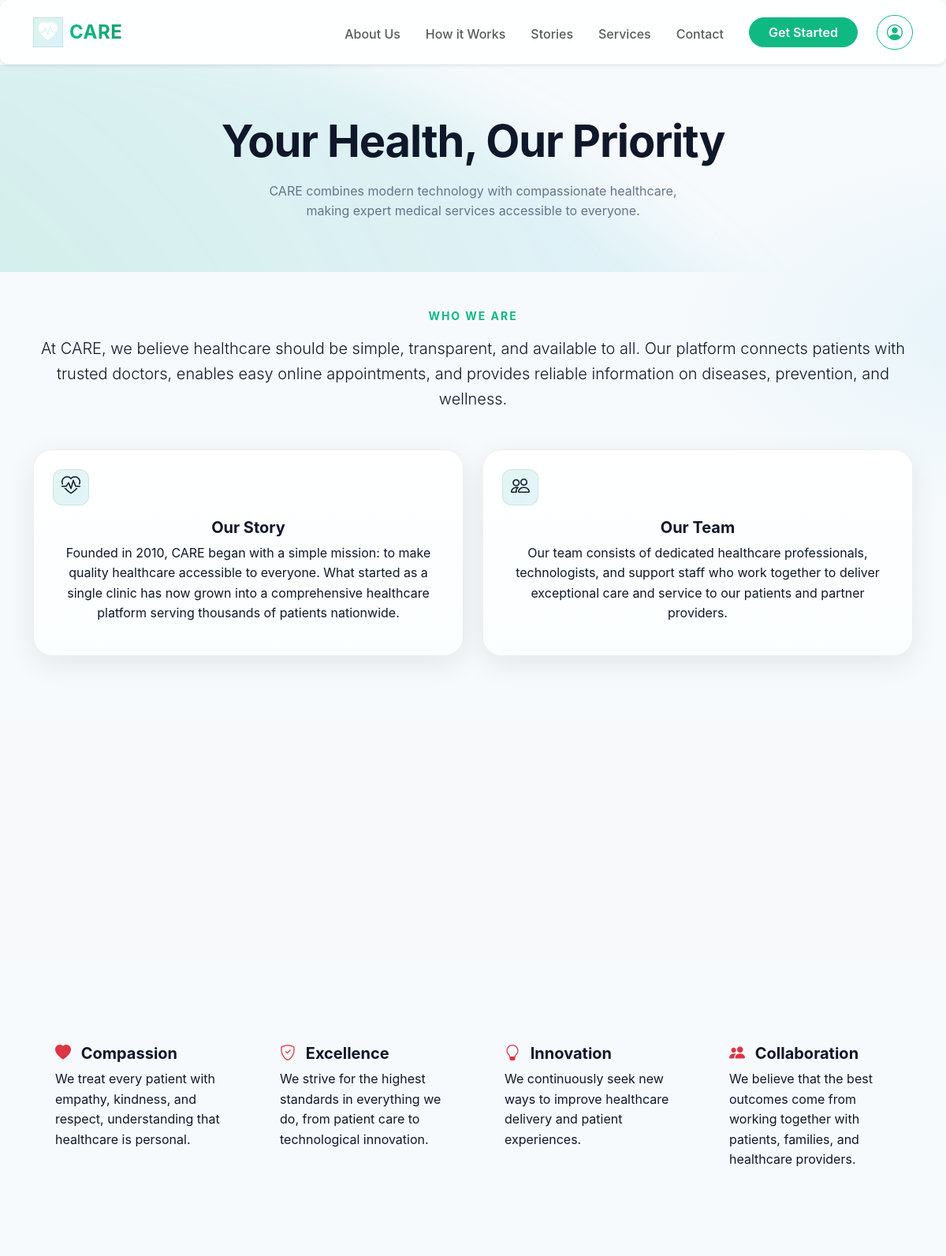
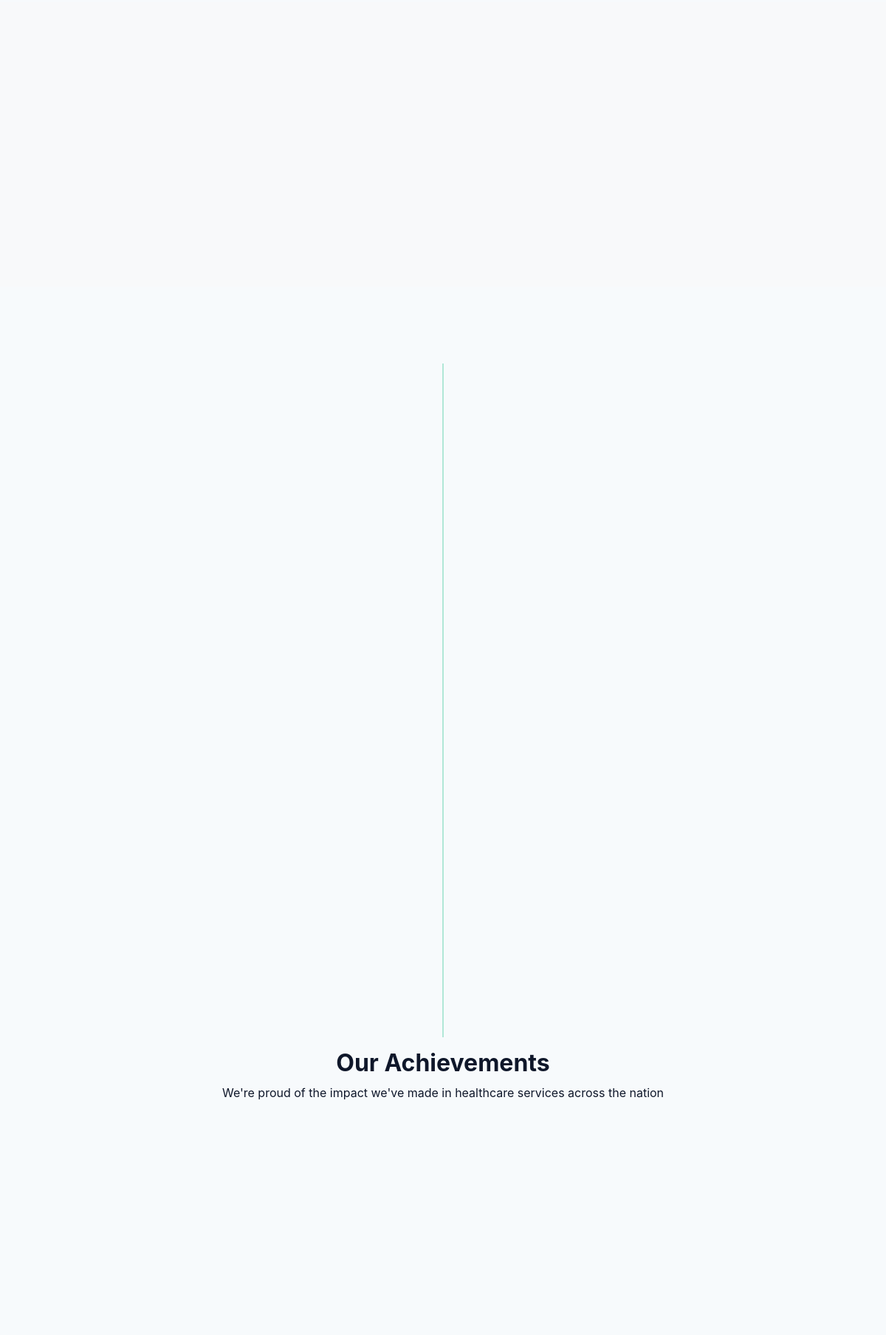
Page /about.php (upper part) on the committed database (2 pictures, top to bottom).
### tables this page shows
CREATE TABLE `who_we_are` (
  `id` int(11) NOT NULL,
  `title` varchar(255) NOT NULL,
  `description` text NOT NULL,
  `icon` varchar(100) DEFAULT NULL,
  `created_at` timestamp NOT NULL DEFAULT current_timestamp()
);

CREATE TABLE `values_section` (
  `id` int(11) NOT NULL,
  `title` varchar(255) NOT NULL,
  `description` text NOT NULL,
  `icon` varchar(100) DEFAULT NULL,
  `created_at` timestamp NOT NULL DEFAULT current_timestamp()
);

### about.php (the view, shortened to what this page needs)
<!DOCTYPE html>
<html lang="en">
<head>
  <link href="https://cdn.jsdelivr.net/npm/bootstrap@5.3.2/dist/css/bootstrap.min.css" rel="stylesheet">
  <link rel="stylesheet" href="https://cdn.jsdelivr.net/npm/bootstrap-icons@1.10.5/font/bootstrap-icons.css">
</head>
<body>
 <?php
 include "navbar.php";
 require 'db.php';
 ?>
  <section class="hero py-5 text-center">
    <div class="blob"></div>
    <div class="container position-relative">
      <h1 class="display-4 fw-bold mt-3">Your Health, Our Priority</h1>
      <p class="sub mx-auto mt-3">
        CARE combines modern technology with compassionate healthcare, making expert medical services accessible to everyone.
      </p>
    </div>
  </section>
  <section class="py-5">
    <div class="container text-center">
      <h2 class="eyebrow">Who We Are</h2>
      <p class="lead mt-3">
        At CARE, we believe healthcare should be simple, transparent, and available to all.
        Our platform connects patients with trusted doctors, enables easy online appointments,
        and provides reliable information on diseases, prevention, and wellness.
      </p>
      <div class="row mt-5">
        <?php
        $whoRes = $conn->query("SELECT * FROM who_we_are");
        while($row = $whoRes->fetch_assoc()):
        ?>
        <div class="col-md-6 mb-4">
          <div class="feature-card p-4 h-100">
            <div class="icon-pill mb-3"><i class="<?= htmlspecialchars($row['icon']) ?> fs-4"></i></div>
            <h5><?= htmlspecialchars($row['title']) ?></h5>
            <p><?= htmlspecialchars($row['description']) ?></p>
          </div>
        </div>
        <?php endwhile; ?>
      </div>
    </div>
  </section>
  <section class="py-5 bg-light">
    <div class="container">
      <div class="row g-4 text-center">
        <?php
        $mvRes = $conn->query("SELECT * FROM mission_vision");
        while($row = $mvRes->fetch_assoc()):
        ?>
        <div class="col-md-6">
        </div>
        <?php endwhile; ?>
      </div>
    </div>
  </section>
  <section class="py-5">
    <div class="container">
      <div class="row mt-4">
        <?php
        $valuesRes = $conn->query("SELECT * FROM values_section");
        while($row = $valuesRes->fetch_assoc()):
        ?>
        <div class="col-md-6 col-lg-3 mb-4">
          <div class="value-card p-4 h-100">
            <h5><i class="<?= htmlspecialchars($row['icon']) ?> text-danger me-2"></i> <?= htmlspecialchars($row['title']) ?></h5>
            <p><?= htmlspecialchars($row['description']) ?></p>
          </div>
        </div>
        <?php endwhile; ?>
      </div>
    </div>
  </section>
  <section class="py-5 bg-light">
    <div class="container text-center">
      <div class="row g-4 mt-3">
        <div class="col-md-3">
        </div>
        <div class="col-md-3">
        </div>
        <div class="col-md-3">
        </div>
        <div class="col-md-3">
        </div>
      </div>
    </div>
  </section>
  <section class="py-5">
    <div class="container">
      <div class="timeline">
      </div>
    </div>
  </section>
  <section class="stat-section">
    <div class="container">
        <div class="section-title text-center">
            <h2>Our Achievements</h2>
            <p>We're proud of the impact we've made in healthcare services across the nation</p>
        </div>
        <div class="row g-4">
            <?php
            $statsRes = $conn->query("SELECT * FROM stats");
            while($row = $statsRes->fetch_assoc()):
            ?>
            <div class="col-md-3">
            </div>
            <?php endwhile; ?>
        </div>
    </div>
</section>
  <section class="py-5">
    <div class="container">
      <div class="row mt-4">
        <?php
        $leaderRes = $conn->query("SELECT * FROM leadership");
        while($row = $leaderRes->fetch_assoc()):
        ?>
        <div class="col-md-4 mb-4">
        </div>
        <?php endwhile; ?>
      </div>
    </div>
  </section>
</body>
</html>

### navbar.php (shortened to what this page needs)
<?php
$current_page = basename($_SERVER['PHP_SELF']);
?>
<link rel="stylesheet" href="style2.css">
<nav class="navbar navbar-expand-lg sticky-top glass py-3 shadow-sm">
  <div class="container">
    <a class="navbar-brand d-flex align-items-center gap-2 fw-bold fs-4" href="index.php">
      <span class="brand-icon">
        <i class="bi bi-heart-pulse-fill text-brand"></i>
      </span>
      <span class="brand-name">CARE</span>
    </a>
    <div class="collapse navbar-collapse" id="nav">
      <ul class="navbar-nav ms-auto mb-2 mb-lg-0 align-items-lg-center gap-lg-3">
        <li class="nav-item"><a class="nav-link <?= $current_page=='About.php'?'active':'' ?>" href="About.php">About Us</a></li>
        <li class="nav-item"><a class="nav-link <?= $current_page=='how.php'?'active':'' ?>" href="how.php">How it Works</a></li>
        <li class="nav-item"><a class="nav-link <?= $current_page=='story.php'?'active':'' ?>" href="story.php">Stories</a></li>
        <li class="nav-item"><a class="nav-link <?= $current_page=='services.php'?'active':'' ?>" href="services.php">Services</a></li>
        <li class="nav-item"><a class="nav-link <?= $current_page=='contact.php'?'active':'' ?>" href="contact.php">Contact</a></li>
        <li class="nav-item ms-lg-2">
          <a class="btn btn-brand px-4" data-bs-toggle="modal" data-bs-target="#authModal">
            Get Started
          </a>
        </li>
        <li class="nav-item">
          <button class="btn btn-ghost ms-2" data-bs-toggle="modal" data-bs-target="#authModal">
            <i class="bi bi-person-circle fs-5"></i>
          </button>
        </li>
      </ul>
    </div>
  </div>
</nav>

### style2.css (style rules this page uses)
:root { --bg: #f7fafc; --surface: #ffffff; --ink: #0f172a; --muted: #64748b; --brand: #10b981; --brand-dark: #0ea371; --brand-light: #34d399; --brand-2: #0ea5e9; --accent: #06b6d4; --ok: #22c55e; --warn: #f59e0b; --error: #ef4444; --ring: rgba(16, 185, 129, 0.35); --shadow: 0 10px 35px rgba(2, 8, 23, 0.08); --font-primary: 'Inter', system-ui, -apple-system, Segoe UI, Roboto, Helvetica, Arial; --font-heading: 'Plus Jakarta Sans', Inter, sans-serif; --radius-sm: 0.5rem; --radius-md: 0.75rem; --radius-lg: 1rem; --radius-xl: 1.5rem; --btn-text: #ffffff; }
*, *::before, *::after { box-sizing: border-box; margin: 0; padding: 0; }
html { scroll-behavior: smooth; scroll-padding-top: 80px; }
body { min-height: 100vh; font-family: var(--font-primary); line-height: 1.6; color: var(--ink); background: radial-gradient(1200px 600px at 10% -10%, rgba(16, 185, 129, 0.08), transparent 50%), radial-gradient(1000px 500px at 110% 10%, rgba(14, 165, 233, 0.08), transparent 50%), var(--bg); }
h1,h2,h3,h4,h5,h6 { font-family: var(--font-heading); font-weight:700; color: var(--ink); }
.hero h1 { font-weight: 900; font-size: clamp(2rem,5vw+1rem,3.5rem); letter-spacing:-0.02em; }
.sub { color: var(--muted); max-width: 56ch; }
.eyebrow { text-transform: uppercase; letter-spacing:0.14em; font-weight:700; color:var(--brand); font-size:0.875rem; }
.navbar { position: sticky; top:0; z-index:1000; background: rgba(255,255,255,0.85); backdrop-filter: blur(14px); border-bottom:1px solid rgba(15,23,42,0.06); transition: all 0.3s ease; }
.navbar-brand { font-family: var(--font-heading); font-weight:800; letter-spacing:0.5px; }
.nav-link { font-weight:500; position:relative; transition:color 0.2s ease; }
.nav-link::after { content:""; position:absolute; left:0; bottom:-4px; width:0; height:2px; background: var(--brand); transition: width 0.3s ease; }
.btn { display: inline-flex; align-items:center; justify-content:center; gap:0.5rem; font-weight:600; text-decoration:none; border-radius:25px; transition:all 0.3s ease; border:1px solid transparent; cursor:pointer; white-space:nowrap; }
.btn-ghost { border-color: var(--brand); color: var(--brand); background:transparent; }
.btn-brand { background: var(--brand); border-color: var(--brand); color: white; }
.feature-card { border-radius: var(--radius-xl); border:1px solid rgba(2,8,23,0.06); background:linear-gradient(180deg,#fff,#fbfeff); box-shadow: var(--shadow); transition:all 0.35s ease; }
.hero { position:relative; overflow:hidden; isolation:isolate; }
.blob { position:absolute; inset:-20% -10% auto auto; width:60vmax; height:60vmax; border-radius:50%; background:radial-gradient(circle at 30%30%, rgba(16,185,129,0.2), rgba(14,165,233,0.08) 60%, transparent 70%); filter:blur(40px); z-index:-1; pointer-events:none; }

### navbar.php (style rules this page uses)
:root { --brand: #10b981; --brand-dark: #0ea5e9; --bg: #f8fafc; }
.glass { background: rgba(255, 255, 255, 0.15); backdrop-filter: blur(10px); -webkit-backdrop-filter: blur(10px); border-radius: 12px; border: 1px solid rgba(255, 255, 255, 0.2); }
.brand-icon { width: 38px; height: 38px; background: linear-gradient(135deg, rgba(16,185,129,.15), rgba(14,165,233,.15)); border: 1px solid rgba(2,8,23,.08); transition: transform .3s ease, box-shadow .3s ease; display: inline-flex; align-items: center; justify-content: center; }
.brand-name { background: linear-gradient(90deg, var(--brand), var(--brand-dark)); -webkit-background-clip: text; -webkit-text-fill-color: transparent; }
.navbar .nav-link { position: relative; padding-bottom: 2px; transition: color .3s; }
.navbar .nav-link::after { content: ""; position: absolute; left: 0; bottom: -4px; width: 0; height: 2px; background: var(--brand); transition: width .3s ease; }

### footer.php (style rules this page uses)
.text-brand { color: #fff; }

### rows in the picture
who_we_are: title "Our Story", description "Founded in 2010, CARE began with a simple mission: to make quality healthcare accessible to everyone. What started as a single clinic has now grown into a comprehensive healthcare platform serving thousands of patients nationwide."
who_we_are: title "Our Team", description "Our team consists of dedicated healthcare professionals, technologists, and support staff who work together to deliver exceptional care and service to our patients and partner providers."
values_section: title "Compassion", description "We treat every patient with empathy, kindness, and respect, understanding that healthcare is personal."
values_section: title "Excellence", description "We strive for the highest standards in everything we do, from patient care to technological innovation."
values_section: title "Innovation", description "We continuously seek new ways to improve healthcare delivery and patient experiences."
values_section: title "Collaboration", description "We believe that the best outcomes come from working together with patients, families, and healthcare providers."
